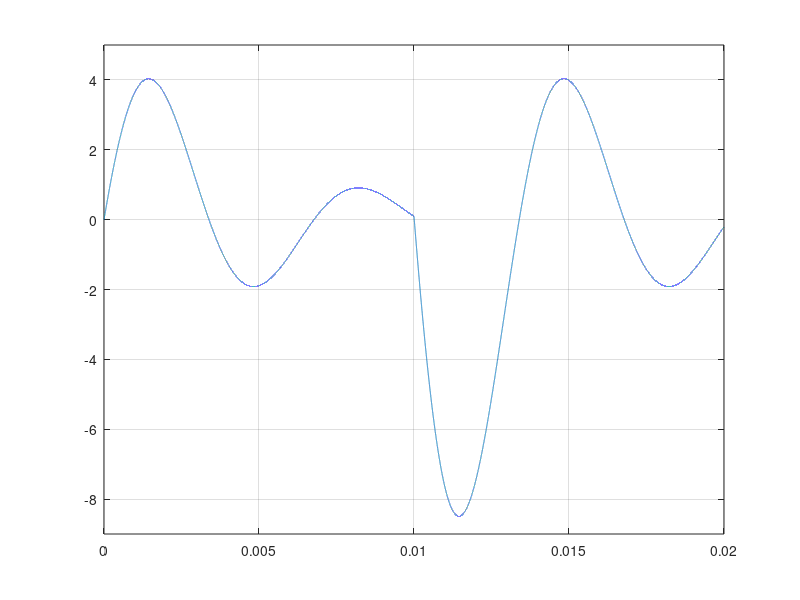

MATLAB code for this plot:
%% Sistemas de control II - FCEFyN (UNC)

%% State variables representation of the system.
% [xp] = A*[x] + B*[u]
% [y]  = C*[x] + D*[u]

%% Design parameters.
R= 220;     % [Ohm].
L= 500e-3;  % [Hy]. 500mHy.
C= 2.2e-6;  % [F].
vin= 12;    % [V].

%% Operation point.
% Initial values x(0)
Il(1)  = 0;        % Current.
Vrl(1) = 0;        % Voltage through R. ??
y(1)   = 0;        % Output.

Xop    = [0, 0]';
x      = [Il(1) Vrl(1)]'; % ??

%% State Space.
A= [-R/L -1/L; 1/C 0];   % State matrix.
B= [1/L; 0];             % Input matrix.
c= [R 0];                % Output matrix.
D= 0;                    % Direct transmission matrix.

%% Obtain Transfer Function.
[num, den]= ss2tf(A, B, c, D);
G= tf(num, den)     % Build system transfer function. 
poles= pole(G)


%% Obtain natural frequency (wn), damping ratio (psita).
% Obtain these parameters to calculate integration time.
[wn, zeta]= damp(G);
damp(G)

% 0<zeta<1 underdamping system.

%% Calculate integration time (t_int), simulation time (t_sim).
% t_int calculation based wd.
% Damped natural frequency (wd) calculation.
wd= wn(1)*sqrt(1-(zeta(1))^2);
tint= ((2*pi)/(wd))/100;
tint= 0.2e-6
%10e-6

% t_sim calculation based complex pole real part. 
tsim= log(0.05)/(real(poles(1)));
tsim= 20e-3
% Define simulation step
h= tsim/tint

%% Define arrays for integration process 
% t= 0: h: tsim;
t= linspace(0, tsim, h);
u= linspace(0, 0, h);
hlf= length(t)/2; 
swTime= 0;

%% Integration
for i= 1: h-1
    swTime = swTime+1;
    if (swTime >= hlf)
        swTime = 0;
        vin = vin*(-1);
    end

    u(i) = vin;  

    xp= A*(x-Xop)+B*u(i);
    x= x+ xp*tint;
    Y= c*(x-Xop)+D*u(i);

    ii= i+1;
    y(ii)= Y(1);
    Il(ii)= x(1);
    Vrl(ii)= x(2);
end


%% Plot system response
figure(1)
plot(t, y)
ylim([-9, 5])
grid;